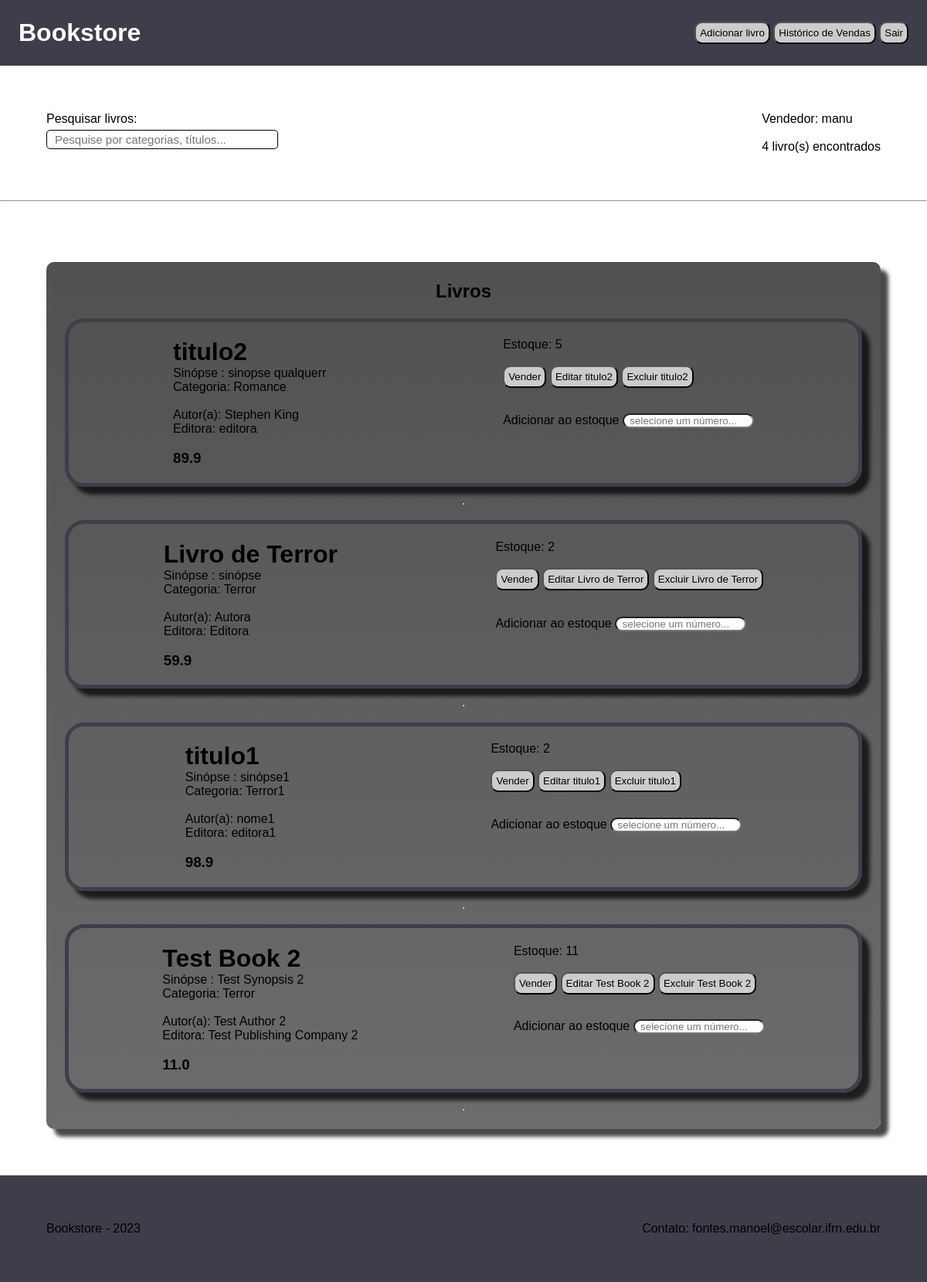
Before: / (signed in) with the older database file.
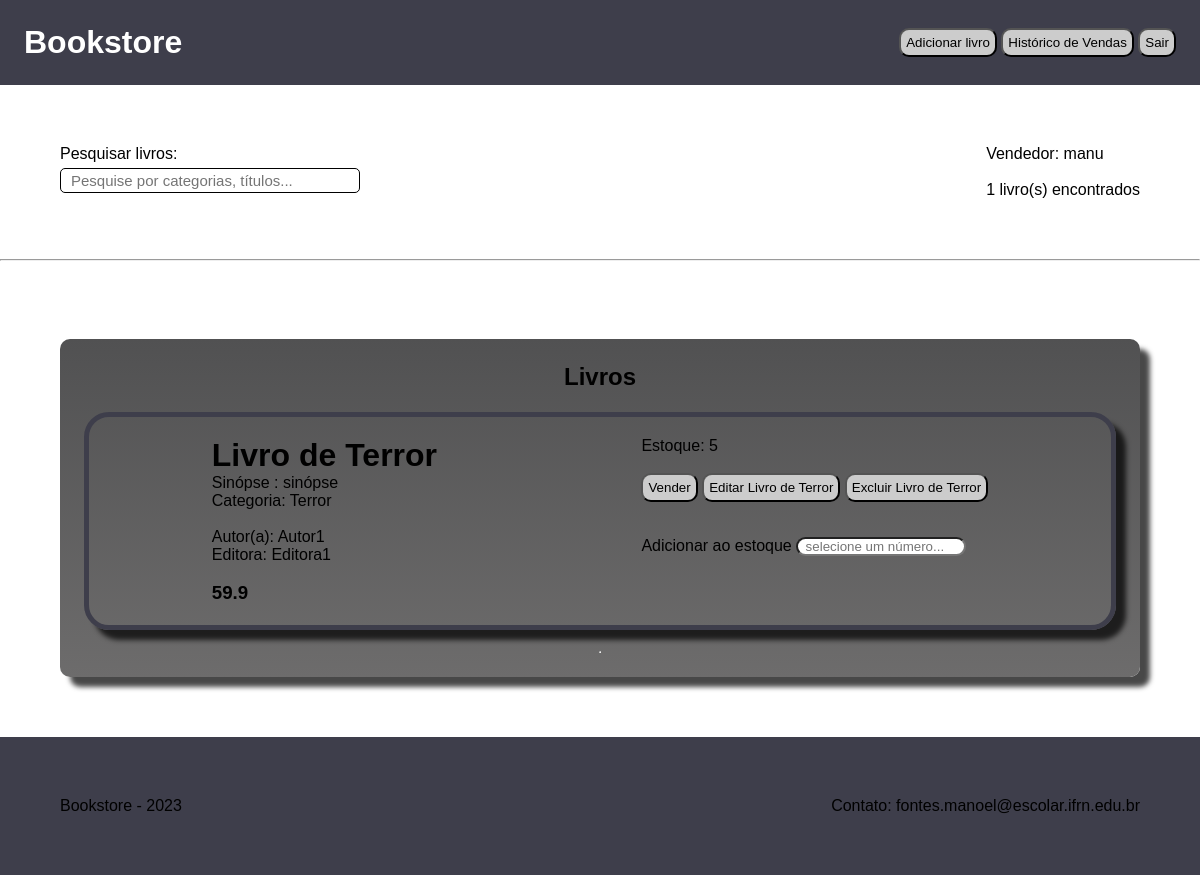
After: the same page with the newer database file.
### core/models.py (models this page shows, shortened)
class Book(models.Model):
    id = models.UUIDField(primary_key=True, default=uuid.uuid4, editable=False)
    category = models.ForeignKey(Category, on_delete=models.CASCADE)
    title = models.CharField(max_length=255)
    synopsis = models.TextField(null=True, blank=True)
    author_name = models.CharField(max_length=255)
    publishing_company_name = models.CharField(max_length=255)
    release_year = models.DateField()
    price = models.FloatField()
    quantity = models.IntegerField(default=1)
    created_at = models.DateTimeField(auto_now_add=True)
    updated_at = models.DateTimeField(auto_now=True)

class Category(models.Model):
    id = models.UUIDField(primary_key=True, default=uuid.uuid4, editable=False)
    name = models.CharField(max_length=255)
    created_at = models.DateTimeField(auto_now_add=True)
    updated_at = models.DateTimeField(auto_now=True)
    def __str__(self) -> str:
        return self.name
    class Meta:
        verbose_name_plural = "categories"

### core/views.py (the view)
# urls.py: 2. Add a URL to urlpatterns:  path('', views.home, name='home')
@login_required(login_url="/admin/login/?next=/")  # Rota protegida
def home(request):
    query = request.GET.get("q") if request.GET.get("q") is not None else ""
    books = Book.objects.filter(
        Q(category__name__icontains=query)
        | Q(title__icontains=query)
        | Q(price__icontains=query)
    )
    categories = Category.objects.all()
    response = {
        "books": books,
        "books_avaliable": books.count(),
        "categories": categories,
        "query": query,
    }
    return render(request, "home.html", response)

### templates/home.html (shortened to what this page needs)
{% extends 'main.html' %} {% block content %} {% load static %}
<nav class="main-info">
  <div class="search-books">
    <form method="GET" action="{% url 'home' %}">
      <label for="search">Pesquisar livros: </label>
      <br />
      <input
        type="text"
        name="q"
        id="search"
        placeholder="Pesquise por categorias, títulos..."
        value="{{query}}"
      />
    </form>
  </div>
  <div class="info-text">
    <p>Vendedor: {{request.user}}</p>
    <br />
    <p>{{books_avaliable}} livro(s) encontrados</p>
  </div>
</nav>
<hr />
<br />
<main>
  <h2>Livros</h2>
  {% for book in books %}
  <div class="item">
    <div class="book-infos">
      <h1>{{book.title}}</h1>
      <p>Sinópse : {{book.synopsis}}</p>
      <p>Categoria: {{book.category}}</p>
      <br />
      <p>Autor(a): {{book.author_name}}</p>
      <p>Editora: {{book.publishing_company_name}}</p>
      <br />
      <h3>{{book.price}}</h3>
    </div>
    <div class="book-actions">
      {% if book.quantity > 0 %}
      <p>Estoque: {{book.quantity}}</p>
      <br />
      <a href="{% url 'sale' book_id=book.id %}"><button>Vender</button></a>
      {% else %}
      <p>Estoque: Indisponível</p>
      <br />
      <button disabled>Vender</button>
      {% endif %}
      <a href="{% url 'update_book' book_id=book.id %}"
        ><button>Editar {{book.title}}</button></a
      >
      <a href="{% url 'delete_book' book_id=book.id %}"
        ><button>Excluir {{book.title}}</button></a
      >
      <form
        action="{% url 'add_book' book_id=book.id %}"
        method="get"
        style="margin-top: 10%"
      >
        <label for="quantity">Adicionar ao estoque</label>
        <input
          style="border-radius: 10px; width: 170px"
          id="quantity"
          type="number"
          name="quantity"
          placeholder="  selecione um número..."
        />
      </form>
      <br />
    </div>
  </div>
  <hr />
  {% endfor %}
</main>
{% endblock %}
<!-- {% load static %}

Changed rows visible on the page:
removed Book: title "titulo2", synopsis "sinopse qualquerr", category "Romance", author_name "Stephen King", publishing_company_name "editora", price "89.9", quantity "5"
removed Book: title "titulo1", synopsis "sinópse1", category "Terror1", author_name "nome1", publishing_company_name "editora1", price "98.9", quantity "2"
removed Book: title "Test Book 2", synopsis "Test Synopsis 2", category "Terror", author_name "Test Author 2", publishing_company_name "Test Publishing Company 2", price "11.0", quantity "11"
changed Book "Livro de Terror": author_name "Autora" → "Autor1"; publishing_company_name "Editora" → "Editora1"; quantity "2" → "5"
Other visible differences:
{{ books_avaliable }}: "4" → "1"
